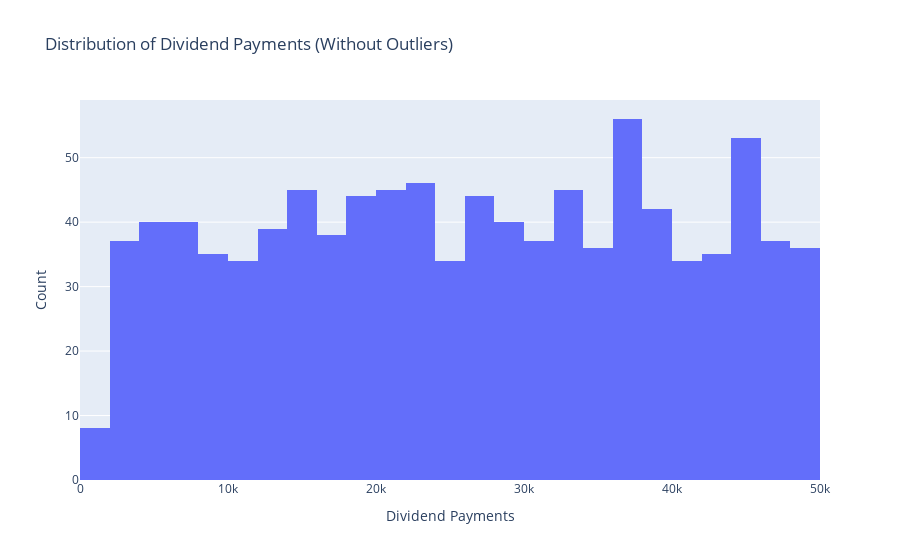

The notebook cell saved with this chart:
### Code cell
# Analyze the impact of outliers on the distribution
without_outliers = data[(data['Dividends'] >= data['Dividends'].quantile(0.01)) & (data['Dividends'] <= data['Dividends'].quantile(0.99))]
fig = px.histogram(without_outliers, x='Dividends', nbins=30, title='Distribution of Dividend Payments (Without Outliers)')
fig.update_layout(xaxis_title='Dividend Payments', yaxis_title='Count')
fig.show()

### Figure 1 — Plotly figure (JSON) as saved in the notebook; plotly's stock layout.template omitted (floating-point values rounded to 4 significant figures; data arrays with more than 128 entries replaced by an {"elided": "..."} marker saying what was removed)
{"data": [{"alignmentgroup": "True", "bingroup": "x", "hovertemplate": "Dividends=%{x}<br>count=%{y}<extra></extra>", "legendgroup": "", "marker": {"color": "#636efa", "pattern": {"shape": ""}}, "name": "", "nbinsx": 30, "offsetgroup": "", "orientation": "v", "showlegend": false, "type": "histogram", "x": {"elided": "980 int values"}, "xaxis": "x", "yaxis": "y"}], "layout": {"barmode": "relative", "legend": {"tracegroupgap": 0}, "title": {"text": "Distribution of Dividend Payments (Without Outliers)"}, "xaxis": {"anchor": "y", "domain": [0, 1], "title": {"text": "Dividend Payments"}}, "yaxis": {"anchor": "x", "domain": [0, 1], "title": {"text": "Count"}}}}
